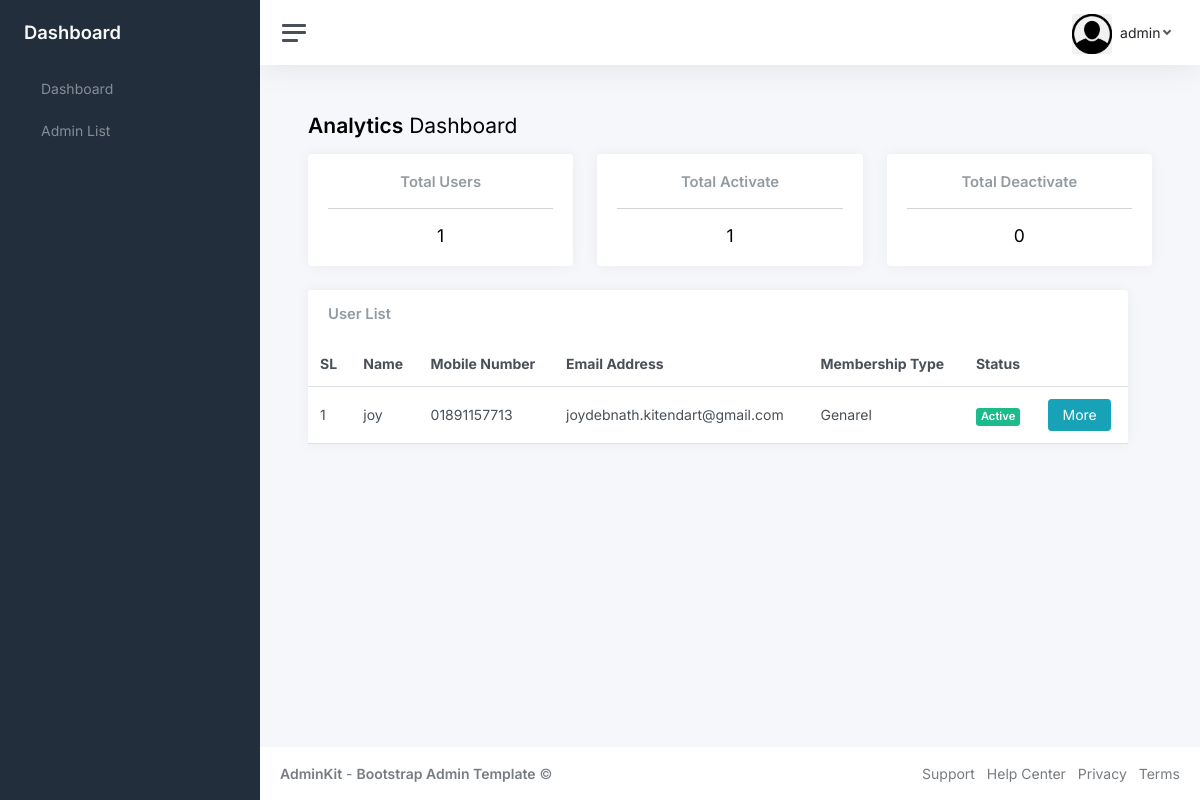
Page /dashboard/ (signed in) on the committed database.
### accounts/models.py (models this page shows, shortened)
class User(AbstractUser):
    full_name = models.CharField(max_length=150, null=True)
    email = models.EmailField(unique=True, null=True)
    mobile_number = models.CharField(max_length=11, null=True, unique=True)
    profile_picture = models.ImageField(upload_to='profile/', null=True, blank=True, default='user-default/avatar.png')
    USERNAME_FIELD = 'mobile_number'
    REQUIRED_FIELDS = ['username']

class UserRegistrationForm(models.Model):
    user = models.OneToOneField(User, null=True, blank=True, on_delete= models.CASCADE)
    b_pharm_roll_no = models.CharField(max_length=100, null=True, blank=True)
    m_pharm_roll_no = models.CharField(max_length=100, null=True, blank=True)
    date_of_birth = models.CharField(max_length=10, null=True, blank=True)
    blood_group = models.CharField(max_length=3, null=True, blank=True)
    name_of_spouse = models.CharField(max_length=150, null=True, blank=True)
    marriage_date = models.CharField(max_length=10, null=True, blank=True)
    no_of_kids = models.IntegerField(null=True, blank=True)
    hobbies = models.CharField(max_length=150, null=True, blank=True)
    present_address = models.CharField(max_length=250, null=True)
    permanent_address = models.CharField(max_length=250, null=True, blank=True)
    designation_and_department = models.CharField(max_length=100, null=True, blank=True)
    organization = models.CharField(max_length=150, null=True, blank=True)
    organization_address = models.CharField(max_length=250, null=True, blank=True)
    MEMBERSHIP_STATUS = (
        ('Genarel', 'Genarel'),
        ('Associate', 'Assicuate')
    )
    membership_status = models.CharField(max_length=200, null=True, blank=True, choices=MEMBERSHIP_STATUS)
    is_publish = models.BooleanField(('publish'), default=False, help_text=(
        'Designates whether this user should be treated as active. '
            'Unselect this instead of deleting accounts.'))
    tracker = FieldTracker(fields=['is_publish'])
    last_activated = models.DateTimeField(null=True, blank=True)

### dashboard/views.py (the view)
# urls.py: path('', views.dashboardhome, name="dashboard"),
def dashboardhome(request):
    user = request.user
    users = UserRegistrationForm.objects.all()
    admins = AdminRegister.objects.all()
    if user.is_staff or user.is_superuser:
        activecount = users.filter(is_publish=True).count()
        dactivecount = users.filter(is_publish=False).count()
        admincount = admins.filter().count()
        context = {'users': users, 'activecount': activecount,
                   'dactivecount': dactivecount, 'admincount': admincount
                   }
        return render(request, 'dashboard/dashboard_home.html', context)
    else:
        return render(request, 'dashboard/not_authrized.html')

### dashboard/templates/dashboard/dashboard_home.html
{% extends 'dashboard/base.html' %}
{% block content %}
<main class="content">
    <div class="container-fluid p-0">
        <h1 class="h3 mb-3"><strong>Analytics</strong> Dashboard</h1>
        <div class="row">
            <div class="col">
                <div class="card">
                    <div class="card-body">
                        <h1 class=" card-title text-center">Total Users</h1>
                        <hr>
                        <h4 class="card-text text-center">{{ users.count }}</h4>
                    </div>
                </div>
            </div>
            <div class="col">
                <div class="card">
                    <div class="card-body">
                    <h3 class="card-title text-center">Total Activate</h3>
                    <hr>
                    <h4 class="card-text text-center">{{ activecount }}</h4>
                    </div>
                </div>
            </div>
            <div class="col">
                <div class="card">
                    <div class="card-body">
                    <h3 class="card-title text-center">Total Deactivate</h3>
                    <hr>
                    <h4 class="card-text text-center">{{ dactivecount }}</h4>
                    </div>
                </div>
            </div>
            <div class="row">
                <div class="col">
                    <div class="card flex-fill">
                        <div class="card-header">
                            <h5 class="card-title mb-0">User List</h5>
                        </div>
                        <table class="table table-hover my-0">
                            <thead>
                                <tr>
                                    <th>SL</th>
                                    <th>Name</th>
                                    <th class="d-none d-xl-table-cell">Mobile Number</th>
                                    <th class="d-none d-xl-table-cell">Email Address</th>
                                    <th>Membership Type</th>
                                    <th class="d-none d-md-table-cell">Status</th>
                                    <th class=""></th>
                                </tr>
                            </thead>
                            {% for obj in users %}
                            <tbody>
                                <tr>
                                    <td>{{ forloop.counter }}</td>
                                    <td>{{ obj.user.full_name }}</td>
                                    <td class="d-none d-xl-table-cell">{{ obj.user.mobile_number }}</td>
                                    <td class="d-none d-xl-table-cell">{{ obj.user.email }}</td>
                                    <td>{{ obj.membership_status }}</td>
                                    {% if obj.is_publish is True %}
                                        <td><span class="badge bg-success">Active</span></td>
                                    {% else %}
                                        <td><span class="badge bg-danger">Deactive</span></td>
                                    {% endif %}
                                    <td class=""><a href="{% url 'admin-user-info' obj.user.id %}" class="btn btn-info">More</a></td>
                                </tr>
                            </tbody>
                            {% endfor %}
                        </table>
                    </div>
                </div>
            </div>
    </div>
</main>
{% endblock %}

### templates/dashboard/navbar.html (shortened to what this page needs)
{% load static %}
<div class="wrapper">
    <nav id="sidebar" class="sidebar js-sidebar">
        <div class="sidebar-content js-simplebar">
            <a class="sidebar-brand" href="index.html">
      <span class="align-middle">Dashboard</span>
    </a>
            <ul class="sidebar-nav">
                <li class="sidebar-item">
                    <a class="sidebar-link" href="{% url 'dashboard' %}">
                         <span class="align-middle">Dashboard</span>
                    </a>
                </li>
                <li class="sidebar-item">
                    <a class="sidebar-link" href="{% url 'admin-list' %}">
                         <span class="align-middle">Admin List</span>
                    </a>
                </li>
            </ul>
        </div>
    </nav>
    <div class="main">
        <nav class="navbar navbar-expand navbar-light navbar-bg">
            <a class="sidebar-toggle js-sidebar-toggle">
      <i class="hamburger align-self-center"></i></a>
            <div class="navbar-collapse collapse">
                <ul class="navbar-nav navbar-align">
                    <li class="nav-item dropdown">
                        <a class="nav-link dropdown-toggle d-none d-sm-inline-block" href="#" data-bs-toggle="dropdown">
            <img src="{{ request.user.profile_picture.url }}" class="avatar img-fluid rounded me-1" alt="Charles Hall" /> <span class="text-dark">{{ request.user.full_name }}</span></a>
                    </li>
                </ul>
            </div>
        </nav>

### rows in the picture
User: user.profile_picture (placeholder picture), user.full_name "admin"
UserRegistrationForm: user.full_name "joy", user.mobile_number "01891157713", user.email "joydebnath.kitendart@gmail.com", membership_status "Genarel", is_publish "Active"

### other values in the picture
{{ users.count }} "1"
{{ activecount }} "1"
{{ dactivecount }} "0"
